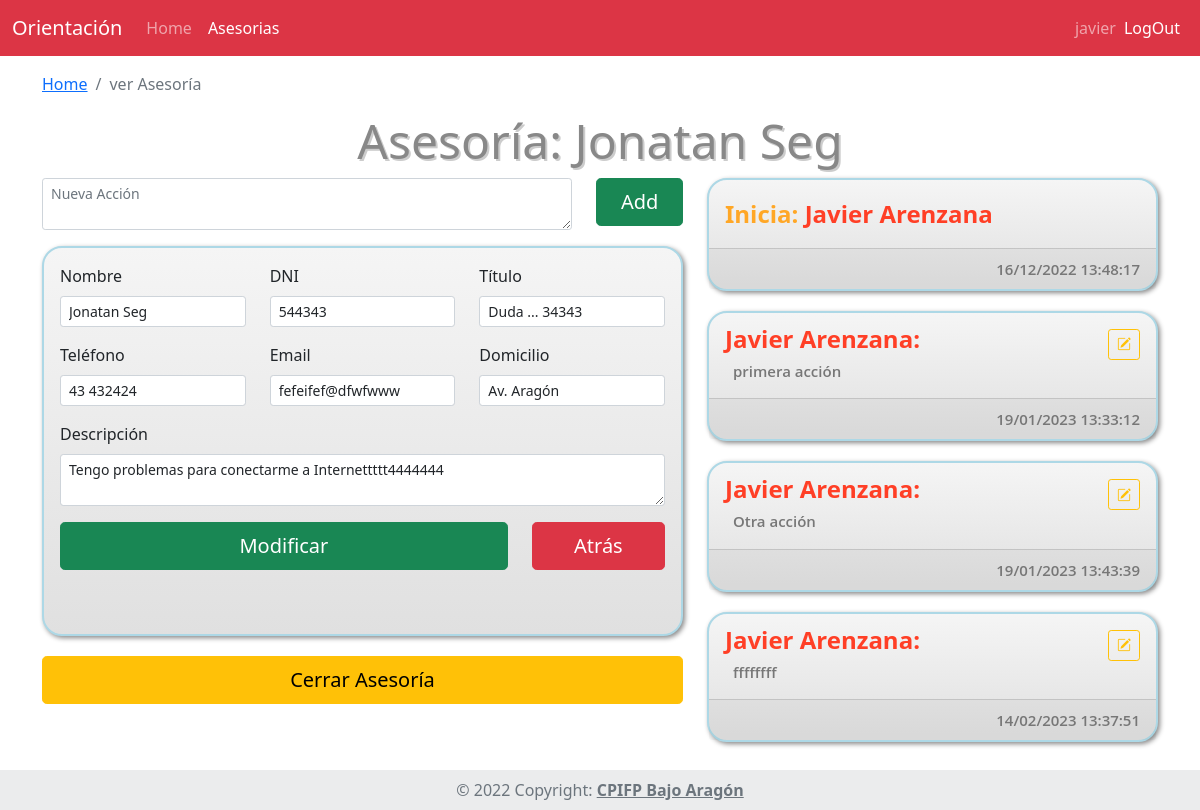
/asesorias/ver_asesoria/14 (signed in), run on the app's committed database.
### tables this page shows
CREATE TABLE `asesoria` (
  `id_asesoria` int(11) NOT NULL,
  `nombre_as` varchar(100) DEFAULT NULL,
  `dni_as` varchar(25) DEFAULT NULL,
  `titulo_as` varchar(255) DEFAULT NULL,
  `telefono_as` varchar(25) DEFAULT NULL,
  `email_as` varchar(255) DEFAULT NULL,
  `descripcion_as` text DEFAULT NULL,
  `domicilio_as` varchar(255) DEFAULT NULL,
  `fecha_inicio` datetime DEFAULT NULL,
  `fecha_fin` datetime DEFAULT NULL,
  `id_estado` int(11) NOT NULL
);

CREATE TABLE `reg_acciones` (
  `id_reg_acciones` int(11) NOT NULL,
  `fecha_reg` datetime NOT NULL,
  `accion` varchar(255) NOT NULL,
  `automatica` tinyint(4) NOT NULL DEFAULT 0,
  `id_asesoria` int(11) NOT NULL,
  `id_profesor` int(11) NOT NULL
);

CREATE TABLE `profesores` (
  `id_profesor` int(11) NOT NULL,
  `login` varchar(45) DEFAULT NULL,
  `password` varchar(255) DEFAULT NULL,
  `nombre_completo` varchar(255) DEFAULT NULL
);

### App/librerias/Core.php (called while the page is built, shortened)
<?php
class Core{
    protected $metodoActual = 'index';
    public function __construct(){
        $url = $this->getUrl();
        if(isset($url[0])){
			if(file_exists('../App/controladores/'.ucwords($url[0]).'.php')){
				unset($url[0]);
			}
		}
		$this->controladorActual = new $this->controladorActual;
        if(isset($url[1])){
            if(method_exists($this->controladorActual,$url[1])){
                $this->metodoActual = $url[1];
                unset($url[1]);
            }
        }
		$this->parametros = $url ? array_values($url) : [];
		call_user_func_array([$this->controladorActual,$this->metodoActual], $this->parametros);
    }
    public function getUrl(){
        if(isset($_GET['url'])){
            $url = ltrim($_GET['url'],'/');
            $url = filter_var($url,FILTER_SANITIZE_URL);
            $url = explode('/',$url);
            return $url;
        }
    }
}

### public/index.php (called while the page is built, shortened)
<?php
$iniciar = new Core;

### App/librerias/Base.php (called while the page is built, shortened)
<?php
    class Base {
        private $host = DB_HOST;
        private $usuario = DB_USUARIO;
        private $password = DB_PASSWORD;
        private $nombre_base = DB_NOMBRE;
        private $charset = 'utf8mb4';
        private $dbh;
        private $stmt;
        public function __construct(){
            $dsn = "mysql:host=$this->host;dbname=$this->nombre_base;charset=$this->charset";
            $opciones = array(
                PDO::ATTR_PERSISTENT => true,
                PDO::ATTR_ERRMODE => PDO::ERRMODE_EXCEPTION
            );
            try {
                $this->dbh = new PDO($dsn, $this->usuario, $this->password, $opciones);
            } catch (PDOException $e) {
                $this->error = $e->getMessage();
                echo $this->error;
            }
        }
        public function query($sql){
            $this->stmt = $this->dbh->prepare($sql);
        }
        public function bind($parametro,$valor,$tipo = null){
            if (is_null($tipo)) {
                switch (true) {
                    case is_int($valor):
                        $tipo = PDO::PARAM_INT;
                        break;
                    default:
                        $tipo = PDO::PARAM_STR;
                        break;
                }
            }
            $this->stmt->bindValue($parametro,$valor,$tipo);
        }
        public function execute(){
            return $this->stmt->execute();
        }
        public function registros(){
            $this->execute();
            return $this->stmt->fetchAll(PDO::FETCH_OBJ);
        }
        public function registro(){
            $this->execute();
            return $this->stmt->fetch(PDO::FETCH_OBJ);
        }
    }

### App/modelos/AsesoriaModelo.php (called while the page is built, shortened)
<?php
class AsesoriaModelo {
    private $db;
    public function __construct(){
        $this->db = new Base;
    }
    public function getRolesProfesor($id_profesor){
        $this->db->query("SELECT *
                                    FROM profesores_departamento
                                        NATURAL JOIN rol
                                        NATURAL JOIN departamento
                                    WHERE id_profesor=:id_profesor");
        $this->db->bind(':id_profesor',$id_profesor);
        return $this->db->registros();
    }
    public function getAccionesAsesoria($id_asesoria){
        $this->db->query("SELECT * FROM reg_acciones
                                    NATURAL JOIN profesores
                                WHERE id_asesoria=:id_asesoria
                                ORDER BY fecha_reg");
        $this->db->bind(':id_asesoria',$id_asesoria);
        return $this->db->registros();
    }
    public function getAsesoria($id_asesoria){
        $this->db->query("SELECT * FROM asesoria
                                    NATURAL JOIN estados
                                WHERE id_asesoria=:id_asesoria");
        $this->db->bind(':id_asesoria',$id_asesoria);
        return $this->db->registro();
    }
}

### App/helpers/funciones.php (called while the page is built, shortened)
<?php
    function formatoFecha($fechaIngles){
        return date("d/m/Y H:i:s", strtotime($fechaIngles));
    }

### App/vistas/asesorias/ver_asesoria.php (the view, shortened to what this page needs)
<?php require_once RUTA_APP.'/vistas/inc/header.php'?>
<?php
    $estadoFormulario = "";
?>
<div class="container">
    <nav aria-label="breadcrumb">
        <ol class="breadcrumb">
            <li class="breadcrumb-item"><a href="<?php echo RUTA_URL ?>">Home</a></li>
            <li class="breadcrumb-item active" aria-current="page">ver Asesoría</li>
        </ol>
    </nav>
    <div class="row d-flex justify-content-center text-center mx-0 mt-2">
        <div class="col-12">
            <h1>Asesoría: <?php echo $datos["asesoria"]->nombre_as ?></h1>
        </div>
    </div>
    <div class="row">
        <div class="col-md-7">
            <?php if($datos['asesoria']->id_estado != 3): ?>
                <form method="post" action="<?php echo RUTA_URL ?>/asesorias/add_accion">
                    <div class="row">
                        <div class="mb-3 col-10">
                            <textarea class="form-control form-control-sm" id="accion"
                            name="accion" placeholder="Nueva Acción"></textarea>
                        </div>
                        <div class="mb-3 col-2">
                            <button type="submit" class="w-100 btn btn-success btn-lg">Add</button>
                        </div>
                    </div>
                </form>
            <?php endif ?>
            <div class="card">
                <div class="card-body">
                    <form method="post" class="mb-5">
                        <div class="row">
                            <div class="mb-3 col-4" >
                                <label for="nombre_as" class="form-label">Nombre</label>
                                <input <?php echo $estadoFormulario ?> type="text" class="form-control form-control-sm" id="nombre_as" name="nombre_as" value="<?php echo $datos["asesoria"]->nombre_as?>">
                            </div>
                            <div class="mb-3 col-4">
                                <label for="dni_as" class="form-label">DNI</label>
                                <input <?php echo $estadoFormulario ?> type="text" class="form-control form-control-sm" id="dni_as" name="dni_as" value="<?php echo $datos["asesoria"]->dni_as?>">
                            </div>
                            <div class="mb-3 col-4">
                                <label for="titulo_as" class="form-label">Título</label>
                                <input <?php echo $estadoFormulario ?> type="text" class="form-control form-control-sm" id="titulo_as" name="titulo_as" value="<?php echo $datos["asesoria"]->titulo_as?>">
                            </div>
                            <div class="mb-3 col-4">
                                <label for="telefono_as" class="form-label">Teléfono</label>
                                <input <?php echo $estadoFormulario ?> type="text" class="form-control form-control-sm" id="telefono_as" name="telefono_as" value="<?php echo $datos["asesoria"]->telefono_as?>">
                            </div>
                            <div class="mb-3 col-4">
                                <label for="email_as" class="form-label">Email</label>
                                <input <?php echo $estadoFormulario ?> type="email" class="form-control form-control-sm" id="email_as" name="email_as" value="<?php echo $datos["asesoria"]->email_as?>">
                            </div>
                            <div class="mb-3 col-4">
                                <label for="domicilio_as" class="form-label">Domicilio</label>
                                <input <?php echo $estadoFormulario ?> type="text" class="form-control form-control-sm" id="domicilio_as" name="domicilio_as" value="<?php echo $datos["asesoria"]->domicilio_as?>">
                            </div>
                            <div class="mb-3 col-12">
                                <label for="descripcion_as" class="form-label">Descripción</label>
                                <textarea class="form-control form-control-sm" id="descripcion_as" name="descripcion_as" <?php echo $estadoFormulario ?>><?php echo $datos["asesoria"]->descripcion_as ?></textarea>
                            </div>
                            <div class="col-9">
                                <button type="submit" class="w-100 btn btn-success btn-lg"
                                    <?php echo $estadoFormulario ?> >Modificar</button>
                            </div>
                            <div class="col-3">
                                <a class="w-100 btn btn-danger btn-lg" href="<?php echo RUTA_URL ?>/">Atrás</a>
                            </div>
                        </div>
                    </form>
                </div>
            </div>
            <?php if($datos['asesoria']->id_estado != 3): ?>
                <button type="button"
                    onclick="valida_cerrar(<?php echo $datos['asesoria']->id_asesoria ?>)"
                    data-bs-toggle="modal" data-bs-target="#modalCerrarAccion"
                    class="w-100 btn btn-warning btn-lg">
                    Cerrar Asesoría
                </button>
            <?php endif ?>
        </div>
        <div class="col-md-5">
            <?php foreach($datos["asesoria"]->acciones as $accion): ?>
                <div class="card ">
                    <div class="card-body">
                        <?php if($accion->automatica): ?>
                            <span class="card-title"><?php echo $accion->accion ?>: </span>
                            <span class="card-subtitle"><?php echo $accion->nombre_completo ?></span>
                        <?php else: ?>
                            <div class="row">
                                <div class="col-10">
                                    <h5 class="card-subtitle"><?php echo $accion->nombre_completo ?>: </h5>
                                </div>
                                <div class="col-2 text-end">
                                    <a
                                        class="btn btn-outline-warning btn-sm"
                                        onclick="rellenarModal(<?php echo $accion->id_reg_acciones ?>)"
                                        data-bs-toggle="modal" data-bs-target="#modalEditarAccion"
                                    >
                                        <i class="bi-pencil-square"></i>
                                    </a>
                                </div>
                            </div>
                            <p class="card-text ps-2" id="textoAccion_<?php echo $accion->id_reg_acciones ?>">
                                <?php echo $accion->accion ?>
                            </p>
                        <?php endif ?>
                    </div>
                    <div class="card-footer text-end">
                        <span class="card-text"><?php echo formatoFecha($accion->fecha_reg) ?></span>
                    </div>
                </div>
            <?php endforeach ?>
        </div>
    </div>
</div>
<?php require_once RUTA_APP.'/vistas/inc/footer.php' ?>

### public/css/estilos.css (style rules this page uses)
.card { border-radius: 20px; border: 2px solid #ADD8E6; box-shadow: 2px 2px 5px #888888; background-color: #F1F1F1; background-image: linear-gradient(to bottom, #f5f5f5 0%, #e0e0e0 100%); margin-bottom: 20px; }
.card-title { color: #FFA726; font-size: 1.5rem; font-weight: 700; }
.card-subtitle { color: #ff3f26; font-size: 1.5rem; font-weight: 700; }
.card-text { color: #777; font-size: 15px; font-weight: 600; font-family: 'Open Sans', sans-serif; }
h1 { font-size: 3rem; color: #888; text-align: center; text-shadow: 2px 2px #ccc; }

### data on the page
asesoria: nombre_as "Jonatan Seg", dni_as "544343", titulo_as "Duda ... 34343", telefono_as "43 432424", email_as "fefeifef@dfwfwww", domicilio_as "Av. Aragón", descripcion_as "Tengo problemas para conectarme a Internettttt4444444"
reg_acciones: accion "Inicia", id_profesor.nombre_completo "Javier Arenzana", fecha_reg "16/12/2022 13:48:17"
reg_acciones: id_profesor.nombre_completo "Javier Arenzana", accion "primera acción", fecha_reg "19/01/2023 13:33:12"
reg_acciones: id_profesor.nombre_completo "Javier Arenzana", accion "Otra acción", fecha_reg "19/01/2023 13:43:39"
reg_acciones: id_profesor.nombre_completo "Javier Arenzana", accion "ffffffff", fecha_reg "14/02/2023 13:37:51"

### other printed values
$datos['usuarioSesion']->login "javier"
